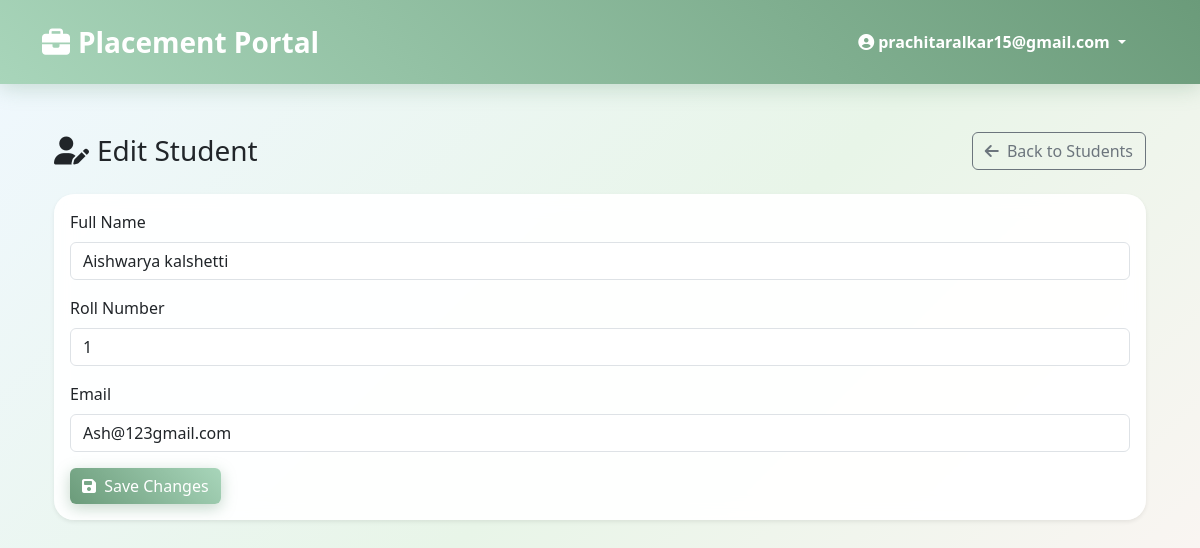
Screenshot of /admin/students/6/edit (signed in) with the database file from the repository.
### tables this page shows
CREATE TABLE users (
    id INTEGER PRIMARY KEY AUTOINCREMENT,
    email TEXT UNIQUE NOT NULL,
    password_hash TEXT NOT NULL,
    role TEXT NOT NULL,          -- 'admin', 'student', 'company'
    is_active INTEGER NOT NULL DEFAULT 1,
    created_at TIMESTAMP DEFAULT CURRENT_TIMESTAMP
);

CREATE TABLE students (
    id INTEGER PRIMARY KEY,      -- also FK to users.id
    full_name TEXT NOT NULL,
    roll_number TEXT UNIQUE NOT NULL,
    department TEXT,
    year INTEGER,
    cgpa REAL,
    phone TEXT,
    resume_path TEXT, skills TEXT,
    FOREIGN KEY (id) REFERENCES users (id)
);

### app.py (the view, shortened to what this page needs)
@app.route('/admin/students/<int:student_id>/edit', methods=['GET', 'POST'])
@login_required
def edit_student(student_id):
    if current_user.role != 'admin':
        return redirect(url_for('login_user'))
    db = get_database()
    student = db.execute(
        """
        SELECT s.*, u.email
        FROM students s
        JOIN users u ON s.id = u.id
        WHERE s.id = ?
        """,
        (student_id,),
    ).fetchone()
    if not student:
        flash('Student not found.', 'danger')
        return redirect(url_for('vidyarthi_list'))
    return render_template('admin/student_edit.html', student=student)

### app.py (called while the page is built)
@login_user_manager.user_loader
def get_user_by_id(user_id):
    db = get_database()
    user = db.execute('SELECT * FROM users WHERE id = ?', (user_id,)).fetchone()
    if user:
        return User(user['id'], user['email'], user['role'], user['is_active'] == 1)
    return None

def get_database():
    if 'db' not in g:
        g.db = sqlite3.connect(app.config['DATABASE'])
        g.db.row_factory = sqlite3.Row
    return g.db

@app.teardown_appcontext
def close_database(e=None):
    db = g.pop('db', None)
    if db is not None:
        db.close()

    @property
    def is_active(self):
        return self._is_active

### templates/admin/student_edit.html (shortened to what this page needs)
{% extends "base.html" %}
{% block content %}
<div class="container mt-4">
    <div class="d-flex justify-content-between align-items-center mb-4">
        <h1 class="h3 mb-0">
            <i class="fas fa-user-edit me-2"></i>Edit Student
        </h1>
        <a href="{{ url_for('vidyarthi_list') }}" class="btn btn-outline-secondary">
            <i class="fas fa-arrow-left me-1"></i> Back to Students
        </a>
    </div>
    <div class="card shadow-sm">
        <div class="card-body">
            <form method="POST">
                <div class="mb-3">
                    <label for="full_name" class="form-label">Full Name</label>
                    <input id="full_name" type="text" name="full_name" class="form-control" value="{{ student.full_name }}" required>
                </div>
                <div class="mb-3">
                    <label for="roll_number" class="form-label">Roll Number</label>
                    <input id="roll_number" type="text" name="roll_number" class="form-control" value="{{ student.roll_number }}" required>
                </div>
                <div class="mb-3">
                    <label for="email" class="form-label">Email</label>
                    <input id="email" type="email" name="email" class="form-control" value="{{ student.email }}" required>
                </div>
                <button type="submit" class="btn btn-primary">
                    <i class="fas fa-save me-1"></i> Save Changes
                </button>
            </form>
        </div>
    </div>
</div>
{% endblock %}

### templates/base.html (shortened to what this page needs)
<!DOCTYPE html>
<html lang="en">
<head>
    <link href="https://cdn.jsdelivr.net/npm/bootstrap@5.3.2/dist/css/bootstrap.min.css" rel="stylesheet">
    <link href="https://cdnjs.cloudflare.com/ajax/libs/font-awesome/6.4.0/css/all.min.css" rel="stylesheet">
</head>
<body>
    <nav class="navbar navbar-expand-lg navbar-dark py-3">
        <div class="container">
            <a class="navbar-brand fw-bold fs-3" href="{{ url_for('home') }}">
                <i class="fas fa-briefcase me-2"></i>Placement Portal
            </a>
            <div class="navbar-nav ms-auto align-items-center">
                {% if current_user.is_authenticated %}
                    <div class="nav-item dropdown">
                        <a class="nav-link dropdown-toggle text-white fw-semibold px-3 py-2 rounded-pill me-3" href="#" role="button" data-bs-toggle="dropdown">
                            <i class="fas fa-user-circle me-1"></i>{{ current_user.email }}
                        </a>
                    </div>
                {% else %}
                    <a href="{{ url_for('login_user') }}" class="btn btn-outline-light btn-sm px-4 rounded-pill">
                        <i class="fas fa-sign-in-alt me-2"></i>login_user
                    </a>
                {% endif %}
            </div>
        </div>
    </nav>
    <div class="container my-5">
        {% block content %}{% endblock %}
    </div>
</body>
</html>

### templates/base.html (style rules this page uses)
:root { --pastel-bg: linear-gradient(135deg, #f0f8ff 0%, #e8f5e8 50%, #fff5f5 100%); --primary-pastel: #a8d5ba; --primary-dark: #6b9b7a; --secondary-pastel: #ffd5c2; --secondary-dark: #f4a88a; --accent-pastel: #c2d6ff; --accent-dark: #8aa8e6; --success-pastel: #d4f4dd; --danger-pastel: #ffd4d4; }
body { background: var(--pastel-bg); min-height: 100vh; font-family: 'Segoe UI', Tahoma, Geneva, Verdana, sans-serif; }
.navbar { background: linear-gradient(45deg, var(--primary-pastel), var(--primary-dark)) !important; box-shadow: 0 4px 20px rgba(107,155,122,0.3); -webkit-backdrop-filter: blur(10px); backdrop-filter: blur(10px); }
.btn-primary { background: linear-gradient(45deg, var(--primary-dark), var(--primary-pastel)); border: none; transition: all 0.3s ease; box-shadow: 0 4px 15px rgba(107,155,122,0.4); }
.card { border: none; border-radius: 20px; box-shadow: 0 10px 40px rgba(0,0,0,0.1); transition: all 0.3s ease; background: rgba(255,255,255,0.95); -webkit-backdrop-filter: blur(10px); backdrop-filter: blur(10px); }

### rows the page displays
users: email "prachitaralkar15@gmail.com"
students: full_name "Aishwarya kalshetti", roll_number "1"
users: email "Ash@123gmail.com"
